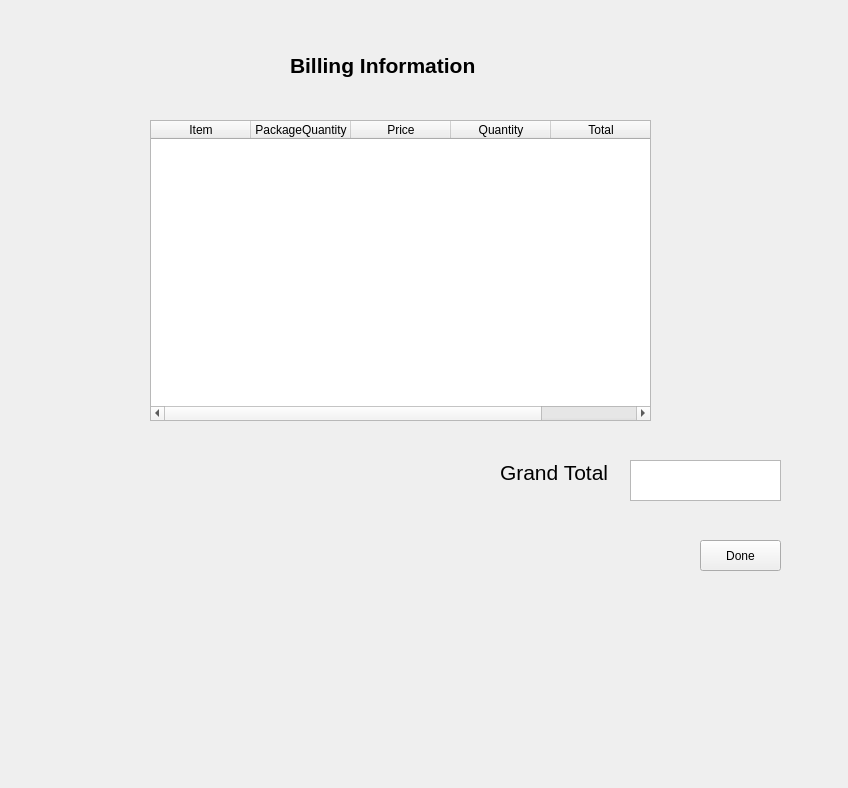
<?xml version="1.0" encoding="UTF-8"?>
<ui version="4.0">
 <class>Billing</class>
 <widget class="QWidget" name="Billing">
  <property name="geometry">
   <rect>
    <x>0</x>
    <y>0</y>
    <width>848</width>
    <height>788</height>
   </rect>
  </property>
  <property name="windowTitle">
   <string>Billing</string>
  </property>
  <widget class="QTextEdit" name="BillingInfoGrandTotal">
   <property name="geometry">
    <rect>
     <x>630</x>
     <y>460</y>
     <width>151</width>
     <height>41</height>
    </rect>
   </property>
  </widget>
  <widget class="QLabel" name="label">
   <property name="geometry">
    <rect>
     <x>290</x>
     <y>40</y>
     <width>241</width>
     <height>51</height>
    </rect>
   </property>
   <property name="text">
    <string>&lt;html&gt;&lt;head/&gt;&lt;body&gt;&lt;p&gt;&lt;span style=&quot; font-size:16pt; font-weight:600;&quot;&gt;Billing Information&lt;/span&gt;&lt;/p&gt;&lt;/body&gt;&lt;/html&gt;</string>
   </property>
  </widget>
  <widget class="QPushButton" name="BillDone">
   <property name="geometry">
    <rect>
     <x>700</x>
     <y>540</y>
     <width>81</width>
     <height>31</height>
    </rect>
   </property>
   <property name="text">
    <string>Done</string>
   </property>
  </widget>
  <widget class="QLabel" name="label_6">
   <property name="geometry">
    <rect>
     <x>500</x>
     <y>460</y>
     <width>121</width>
     <height>21</height>
    </rect>
   </property>
   <property name="text">
    <string>&lt;html&gt;&lt;head/&gt;&lt;body&gt;&lt;p&gt;&lt;span style=&quot; font-size:16pt;&quot;&gt;Grand Total&lt;/span&gt;&lt;/p&gt;&lt;/body&gt;&lt;/html&gt;</string>
   </property>
  </widget>
  <widget class="QTableWidget" name="tableWidget">
   <property name="geometry">
    <rect>
     <x>150</x>
     <y>120</y>
     <width>501</width>
     <height>301</height>
    </rect>
   </property>
   <column>
    <property name="text">
     <string>Item</string>
    </property>
   </column>
   <column>
    <property name="text">
     <string>PackageQuantity</string>
    </property>
   </column>
   <column>
    <property name="text">
     <string>Price</string>
    </property>
   </column>
   <column>
    <property name="text">
     <string>Quantity</string>
    </property>
   </column>
   <column>
    <property name="text">
     <string>Total</string>
    </property>
   </column>
  </widget>
 </widget>
 <layoutdefault spacing="6" margin="11"/>
 <resources/>
 <connections>
  <connection>
   <sender>BillDone</sender>
   <signal>clicked()</signal>
   <receiver>Billing</receiver>
   <slot>CheckoutPage()</slot>
   <hints>
    <hint type="sourcelabel">
     <x>740</x>
     <y>595</y>
    </hint>
    <hint type="destinationlabel">
     <x>423</x>
     <y>393</y>
    </hint>
   </hints>
  </connection>
 </connections>
 <slots>
  <slot>CheckoutPage()</slot>
 </slots>
</ui>
